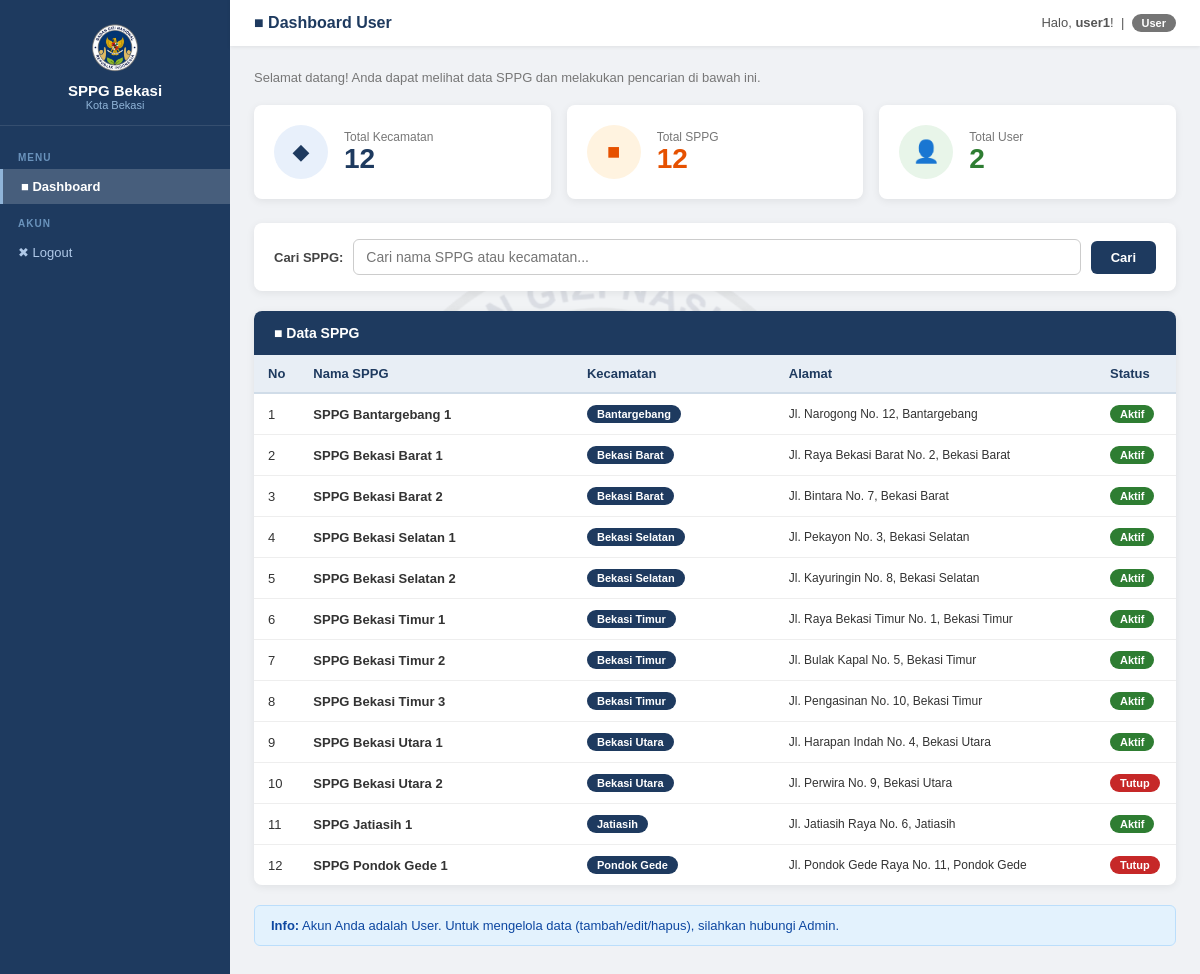
Screenshot of /user/dashboard.php (signed in) with the database file from the repository.
### tables this page shows
CREATE TABLE `sppg` (
  `id_sppg` int(11) NOT NULL AUTO_INCREMENT,
  `nama_sppg` varchar(150) DEFAULT NULL,
  `alamat` text DEFAULT NULL,
  `status` enum('Aktif','Tutup') NOT NULL DEFAULT 'Aktif',
  `id_kecamatan` int(11) DEFAULT NULL,
  PRIMARY KEY (`id_sppg`),
  KEY `id_kecamatan` (`id_kecamatan`),
  CONSTRAINT `sppg_ibfk_1` FOREIGN KEY (`id_kecamatan`) REFERENCES `kecamatan` (`id_kecamatan`)
);

CREATE TABLE `kecamatan` (
  `id_kecamatan` int(11) NOT NULL AUTO_INCREMENT,
  `nama_kecamatan` varchar(100) DEFAULT NULL,
  PRIMARY KEY (`id_kecamatan`)
);

### user/dashboard.php (the view, shortened to what this page needs)
<?php
include '../config/koneksi.php';
$q_kec  = mysqli_query($conn, "SELECT COUNT(*) as total FROM kecamatan");
$d_kec  = mysqli_fetch_array($q_kec);
$total_kec = $d_kec['total'];
$q_sppg = mysqli_query($conn, "SELECT COUNT(*) as total FROM sppg");
$d_sppg = mysqli_fetch_array($q_sppg);
$total_sppg = $d_sppg['total'];
$q_user = mysqli_query($conn, "SELECT COUNT(*) as total FROM tbl_user");
$d_user = mysqli_fetch_array($q_user);
$total_user = $d_user['total'];
$cari = "";
if ($cari != "") {
    $ambil = mysqli_query($conn, "
        SELECT sppg.*, kecamatan.nama_kecamatan
        FROM sppg
        JOIN kecamatan ON sppg.id_kecamatan = kecamatan.id_kecamatan
        WHERE kecamatan.nama_kecamatan LIKE '%$cari%'
        OR sppg.nama_sppg LIKE '%$cari%'
        ORDER BY kecamtan.nama_kecamatan, sppg.nama_sppg ASC
    ");
} else {
    $ambil = mysqli_query($conn, "
        SELECT sppg.*, kecamatan.nama_kecamatan
        FROM sppg
        JOIN kecamatan ON sppg.id_kecamatan = kecamatan.id_kecamatan
        ORDER BY kecamatan.nama_kecamatan, sppg.nama_sppg ASC
    ");
}
?>
<!DOCTYPE html>
<html lang="id">
<head>
    <link rel="stylesheet" href="../assets/css/style.css">
</head>
<body>
<div class="layout-admin">
    <div class="sidebar">
        <div class="sidebar-logo">
            <div><img src="../assets/images/logo-sppg.png" alt="Logo SPPG" class="logo-sidebar"></div>
            <div class="nama-logo">SPPG Bekasi</div>
            <div class="sub-logo">Kota Bekasi</div>
        </div>
        <div class="sidebar-menu">
            <div class="menu-judul">Menu</div>
            <a href="dashboard.php" class="aktif">&#9632; Dashboard</a>
            <div class="menu-judul">Akun</div>
            <a href="../auth/logout.php" onclick="return confirm('Yakin Logout?')">&#10006; Logout</a>
        </div>
    </div>
    <div class="konten-admin">
        <div class="topbar">
            <h5>&#9632; Dashboard User</h5>
            <div class="info-user">
                Halo, <strong><?php echo $_SESSION['username']; ?></strong>!
                &nbsp;|&nbsp;
                <span class="badge badge-abu">User</span>
            </div>
        </div>
        <div class="area-konten">
            <p style="color:#777; margin-bottom:20px; font-size:13px;">
                Selamat datang! Anda dapat melihat data SPPG dan melakukan pencarian di bawah ini.
            </p>
            <div class="row-card-admin">
                <div class="card-admin-stat">
                    <div class="ikon-stat" style="background:#e8f0fb;">
                        <span style="font-size:22px; color:#1e3a5f;">&#9670;</span>
                    </div>
                    <div>
                        <div class="label-stat">Total Kecamatan</div>
                        <div class="angka-stat" style="color:#1e3a5f;"><?php echo $total_kec; ?></div>
                    </div>
                </div>
                <div class="card-admin-stat">
                    <div class="ikon-stat" style="background:#fff3e0;">
                        <span style="font-size:22px; color:#e65100;">&#9632;</span>
                    </div>
                    <div>
                        <div class="label-stat">Total SPPG</div>
                        <div class="angka-stat" style="color:#e65100;"><?php echo $total_sppg; ?></div>
                    </div>
                </div>
                <div class="card-admin-stat">
                    <div class="ikon-stat" style="background:#e8f5e9;">
                        <span style="font-size:22px; color:#2e7d32;">&#128100;</span>
                    </div>
                    <div>
                        <div class="label-stat">Total User</div>
                        <div class="angka-stat" style="color:#2e7d32;"><?php echo $total_user; ?></div>
                    </div>
                </div>
            </div>
            <form method="GET" action="dashboard.php">
                <div class="kotak-cari">
                    <label>Cari SPPG:</label>
                    <input type="text" name="cari" placeholder="Cari nama SPPG atau kecamatan..."
                    value="<?php echo $cari; ?>">
                    <button type="submit">Cari</button>
                </div>
            </form>
            <div class="kotak-tabel">
                <div class="header-tabel">
                    <span>&#9632; Data SPPG</span>
                </div>
                <table>
                    <thead>
                        <tr>
                            <th width="45">No</th>
                            <th>Nama SPPG</th>
                            <th>Kecamatan</th>
                            <th>Alamat</th>
                            <th width="80">Status</th>
                        </tr>
                    </thead>
                    <tbody>
                        <?php
                        $no = 1;
                        while ($baris = mysqli_fetch_array($ambil)) {
                        ?>
                        <tr>
                            <td><?php echo $no; ?></td>
                            <td><strong><?php echo $baris['nama_sppg']; ?></strong></td>
                            <td>
                                <span class="badge badge-biru"><?php echo $baris['nama_kecamatan']; ?></span>
                            </td>
                            <td style="font-size:12px; max-width:200px;"><?php echo $baris['alamat']; ?></td>
                            <td>
                                <?php if ($baris['status'] == 'Aktif') { ?>
                                    <span class="badge badge-hijau">Aktif</span>
                                <?php } else { ?>
                                    <span class="badge badge-merah">Tutup</span>
                                <?php } ?>
                            </td>
                        </tr>
                        <?php
                            $no++;
                        }
                        ?>
                    </tbody>
                </table>
            </div>
            <div class="alert alert-biru" style="margin-top:20px;">
                <strong>Info:</strong> Akun Anda adalah User. Untuk mengelola data (tambah/edit/hapus), silahkan hubungi Admin.
            </div>
        </div>
    </div>
</div>
</body>
</html>

### assets/css/style.css (style rules this page uses)
* { margin: 0; padding: 0; box-sizing: border-box; }
body { position: relative; min-height: 100vh; font-family: Arial, sans-serif; background-color: #f0f2f5; color: #333; font-size: 14px; }
body::before { content: ""; position: fixed; top: 0; left: 0; width: 100%; height: 100%; background: url("../images/logo-sppg.png") center center no-repeat; background-size: 45%; opacity: 0.09; pointer-events: none; z-index: -1; }
a { text-decoration: none; color: inherit; }
.alert { padding: 12px 16px; border-radius: 6px; margin-bottom: 16px; font-size: 13px; }
.alert-biru { background-color: #e3f2fd; color: #0d47a1; border: 1px solid #bbdefb; }
.layout-admin { display: flex; min-height: 100vh; }
.sidebar { width: 230px; min-width: 230px; background-color: #1e3a5f; min-height: 100vh; }
.sidebar-logo { text-align: center; padding: 22px 16px 14px; border-bottom: 1px solid rgba(255, 255, 255, 0.1); }
.sidebar-logo .logo-sidebar { width: 52px; height: auto; display: block; margin: 0 auto 8px; }
.sidebar-logo .nama-logo { color: white; font-weight: bold; font-size: 15px; margin-top: 6px; }
.sidebar-logo .sub-logo { color: #90b4d8; font-size: 11px; }
.sidebar-menu { padding: 12px 0; }
.menu-judul { color: #6a93bc; font-size: 10px; font-weight: bold; text-transform: uppercase; letter-spacing: 1px; padding: 14px 18px 6px; }
.sidebar-menu a { display: flex; align-items: center; gap: 8px; padding: 10px 18px; color: #b0c9e8; font-size: 13px; transition: background 0.2s, color 0.2s; }
.sidebar-menu a.aktif { background-color: rgba(255, 255, 255, 0.18); color: white; font-weight: bold; border-left: 3px solid #90b4d8; }
.konten-admin { flex: 1; display: flex; flex-direction: column; }
.topbar { background: white; padding: 14px 24px; display: flex; align-items: center; box-shadow: 0 1px 4px rgba(0, 0, 0, 0.08); }
.topbar h5 { font-size: 16px; color: #1e3a5f; font-weight: bold; }
.topbar .info-user { margin-left: auto; font-size: 13px; color: #555; }
.area-konten { padding: 24px; flex: 1; }
.row-card-admin { display: flex; gap: 16px; margin-bottom: 24px; flex-wrap: wrap; }
.card-admin-stat { flex: 1; min-width: 180px; background: white; border-radius: 8px; padding: 20px; box-shadow: 0 2px 8px rgba(0, 0, 0, 0.07); display: flex; align-items: center; gap: 16px; }
.card-admin-stat .ikon-stat { width: 54px; height: 54px; border-radius: 50%; display: flex; align-items: center; justify-content: center; font-size: 22px; flex-shrink: 0; }
.card-admin-stat .label-stat { font-size: 12px; color: #777; }
.card-admin-stat .angka-stat { font-size: 28px; font-weight: bold; line-height: 1.1; }
.kotak-cari { background: white; border-radius: 8px; box-shadow: 0 2px 8px rgba(0, 0, 0, 0.07); padding: 16px 20px; margin-bottom: 20px; display: flex; align-items: center; gap: 10px; flex-wrap: wrap; }
.kotak-cari label { font-weight: bold; font-size: 13px; color: #444; white-space: nowrap; }
.kotak-cari input[type="text"] { flex: 1; min-width: 180px; padding: 9px 12px; border: 1px solid #ccc; border-radius: 6px; font-size: 14px; font-family: Arial, sans-serif; }
.kotak-cari button { padding: 9px 20px; background-color: #1e3a5f; color: white; border: none; border-radius: 6px; font-size: 13px; font-family: Arial, sans-serif; font-weight: bold; cursor: pointer; transition: opacity 0.2s; }
.kotak-tabel { background: white; border-radius: 8px; box-shadow: 0 2px 8px rgba(0, 0, 0, 0.07); overflow: hidden; }
.kotak-tabel .header-tabel { background-color: #1e3a5f; color: white; padding: 14px 20px; font-weight: bold; font-size: 14px; display: flex; align-items: center; justify-content: space-between; }
table { width: 100%; border-collapse: collapse; }
table thead tr { background-color: #e8eef5; }
table thead th { padding: 11px 14px; text-align: left; font-size: 13px; font-weight: bold; color: #1e3a5f; border-bottom: 2px solid #d0dce8; }
table tbody tr { border-bottom: 1px solid #eee; transition: background 0.15s; }
table tbody td { padding: 11px 14px; font-size: 13px; vertical-align: middle; }
table tbody tr:last-child { border-bottom: none; }
.badge { display: inline-block; padding: 3px 10px; border-radius: 20px; font-size: 11px; font-weight: bold; }
.badge-biru { background-color: #1e3a5f; color: white; }
.badge-hijau { background-color: #2e7d32; color: white; }
.badge-merah { background-color: #c62828; color: white; }
.badge-abu { background-color: #757575; color: white; }

### rows the page displays
sppg: nama_sppg "SPPG Bantargebang 1", id_kecamatan.nama_kecamatan "Bantargebang", alamat "Jl. Narogong No. 12, Bantargebang", status "Aktif"
sppg: nama_sppg "SPPG Bekasi Barat 1", id_kecamatan.nama_kecamatan "Bekasi Barat", alamat "Jl. Raya Bekasi Barat No. 2, Bekasi Barat", status "Aktif"
sppg: nama_sppg "SPPG Bekasi Barat 2", id_kecamatan.nama_kecamatan "Bekasi Barat", alamat "Jl. Bintara No. 7, Bekasi Barat", status "Aktif"
sppg: nama_sppg "SPPG Bekasi Selatan 1", id_kecamatan.nama_kecamatan "Bekasi Selatan", alamat "Jl. Pekayon No. 3, Bekasi Selatan", status "Aktif"
sppg: nama_sppg "SPPG Bekasi Selatan 2", id_kecamatan.nama_kecamatan "Bekasi Selatan", alamat "Jl. Kayuringin No. 8, Bekasi Selatan", status "Aktif"
sppg: nama_sppg "SPPG Bekasi Timur 1", id_kecamatan.nama_kecamatan "Bekasi Timur", alamat "Jl. Raya Bekasi Timur No. 1, Bekasi Timur", status "Aktif"
sppg: nama_sppg "SPPG Bekasi Timur 2", id_kecamatan.nama_kecamatan "Bekasi Timur", alamat "Jl. Bulak Kapal No. 5, Bekasi Timur", status "Aktif"
sppg: nama_sppg "SPPG Bekasi Timur 3", id_kecamatan.nama_kecamatan "Bekasi Timur", alamat "Jl. Pengasinan No. 10, Bekasi Timur", status "Aktif"
sppg: nama_sppg "SPPG Bekasi Utara 1", id_kecamatan.nama_kecamatan "Bekasi Utara", alamat "Jl. Harapan Indah No. 4, Bekasi Utara", status "Aktif"
sppg: nama_sppg "SPPG Bekasi Utara 2", id_kecamatan.nama_kecamatan "Bekasi Utara", alamat "Jl. Perwira No. 9, Bekasi Utara", status "Tutup"
sppg: nama_sppg "SPPG Jatiasih 1", id_kecamatan.nama_kecamatan "Jatiasih", alamat "Jl. Jatiasih Raya No. 6, Jatiasih", status "Aktif"
sppg: nama_sppg "SPPG Pondok Gede 1", id_kecamatan.nama_kecamatan "Pondok Gede", alamat "Jl. Pondok Gede Raya No. 11, Pondok Gede", status "Tutup"

### other values shown
$_SESSION['username'] "user1"
$total_kec "12"
$total_sppg "12"
$total_user "2"
